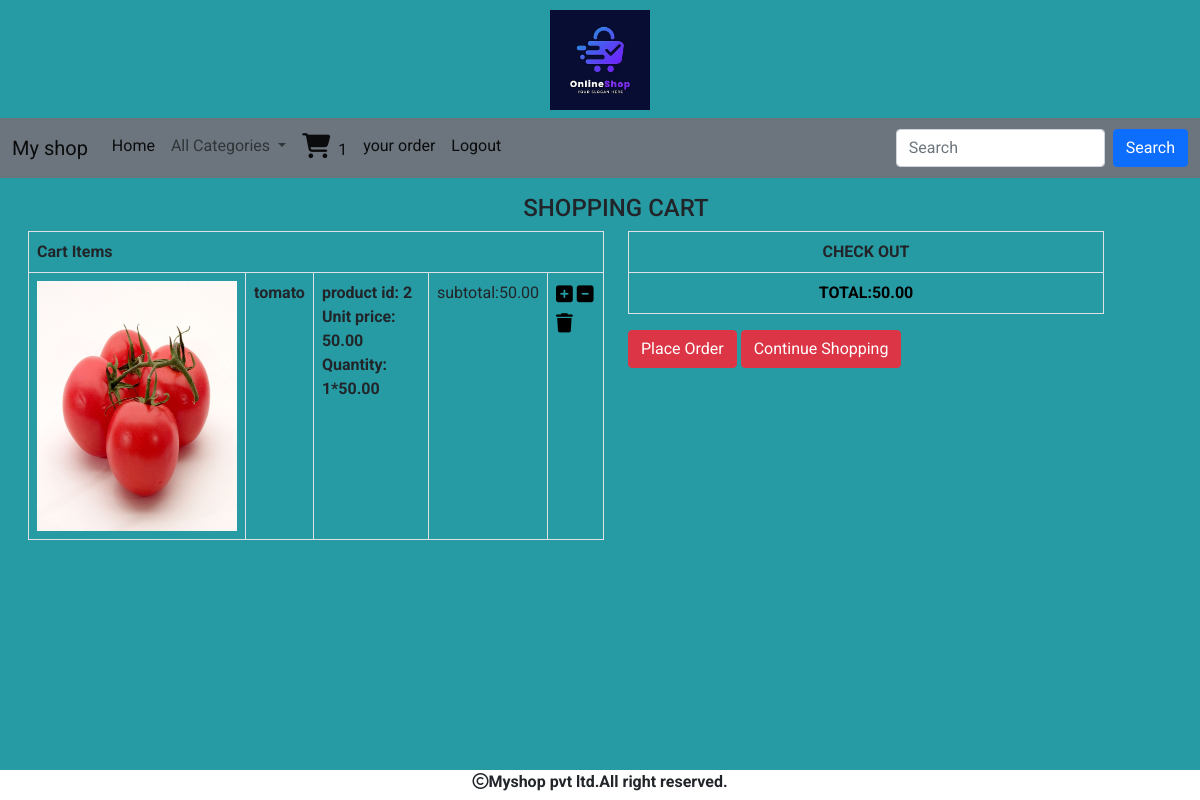
The page /cartview (signed in) on the database its author committed.
### cart/models.py (models this page shows, shortened)
class cart(models.Model):
    product=models.ForeignKey(product,on_delete= models.CASCADE)
    user=models.ForeignKey(User,on_delete=models.CASCADE)
    quantity=models.IntegerField()
    date_added=models.DateTimeField(auto_now_add=True)
    def subtotal(self):
        return self.quantity*self.product.price

### shop/models.py (models this page shows, shortened)
class product(models.Model):
    name=models.CharField(max_length=200)
    desc=models.TextField()
    image=models.ImageField(upload_to='shop/products', blank=True, null=True)
    price=models.DecimalField(max_digits=10,decimal_places=2)
    category=models.ForeignKey(category,on_delete=models.CASCADE)
    stock=models.IntegerField()
    available=models.BooleanField(default=True)
    created=models.DateTimeField(auto_now_add=True)
    updated=models.DateTimeField(auto_now=True)

### cart/views.py (the view)
# urls.py: path('cartview',views.cartview,name="cartview"),
def cartview(request):
    total=0
    u=request.user
    try:
        car=cart.objects.filter(user=u)
        for i in car:
            total+=i.quantity*i.product.price
    except:
        pass
    return render(request,'cart.html',{'c':car,'total':total})

### cart/context_processors.py (called while the page is built)
def productcount(request):
    item_count=0
    if request.user.is_authenticated:
        u=request.user
        try:
            car=cart.objects.filter(user=u)
            for i in car:
                item_count=item_count+i.quantity
        except:
            item_count=0
    return {'count':item_count}

### shop/context_processors.py (called while the page is built)
def menu_links(request):
    c=category.objects.all()
    return {'links':c}

### templates/cart.html
<!DOCTYPE html>
{% extends 'base.html' %}
{% load static %}
{% block content %}
{% if not c %}
<div>
    <h3 class="text-center">Cart is empty</h3>
    <h5 class="text-center text-success"><a href="{% url 'shop:allcate' %}">Continue Shopping....</a> </h5>
</div>
{% else %}
<div class="container-fluid m-3">
<div class="row">
    <h4 class="text-center">SHOPPING CART</h4>
    <div class="col-sm-6">
        <table class="table table-bordered">
            <tr><th colspan="5"> Cart Items</th></tr>
            {% for i in c %}
            <tr>
                <td><img src="{{i.product.image.url}}" height="250px" width="200px"></td>
                <td><b>{{i.product.name}}</b></td>
                <td><b>product id: {{i.product.id}}</b><br>
                    <b>Unit price: {{i.product.price}}</b><br>
                    <b>Quantity: {{i.quantity}}*{{i.product.price}}</b></td>
                <td>subtotal:{{i.subtotal}}</td>
                <td>
                    {% if i.quantity < i.product.stock %}
                    <a href="{% url 'cart:addtocart' i.product.name %}" style="color: black; font-size: 1.2em;"><i class="fa-solid fa-square-plus"></i></a>
                    <a href="{% url 'cart:minus' i.product.name %}" style="color: black; font-size: 1.2em;"><i class="fa-sharp fa-solid fa-square-minus"></i></a>
                    <a href="{% url 'cart:delete' i.product.name %}" style="color: black; font-size: 1.2em;"><i class="fa-solid fa-trash"></i></a>
                    {% else %}
                     <a href="{% url 'cart:minus' i.product.name %}" style="color: black; font-size: 1.2em;"><i class="fa-sharp fa-solid fa-square-minus"></i></a>
                    <a href="{% url 'cart:delete' i.product.name %}" style="color: black; font-size: 1.2em;"><i class="fa-solid fa-trash"></i></a>
                    </td>
                {% endif %}
            </tr>
            {% endfor %}
        </table></div>
    <div class="col-sm-5">
        <table class="table table-bordered">
           <tr> <th colspan="5" style="text-align: center;"> CHECK OUT</th></tr>
            <tr><td style="font-weight: bold; color: black;text-align: center; font-size: 16px;">TOTAL:{{total}} </td></tr>
        </table>
        <a href="{% url 'cart:orderform' %}" class="btn btn-danger">Place Order</a>
         <a href="" class="btn btn-danger">Continue Shopping</a>
    </div>
</div>
</div>
{% endif %}
{% endblock %}

### static/css/style.css (style rules this page uses)
body { background-color:#269ba3; font-family: 'Roboto', sans-serif; }

### rows shown on the page
cart: product.image (picture), product.name "tomato", product.id "2", product.price "50.00", quantity "1", subtotal "50.00"

### other values the page prints
{{ count }} "1"
{{ total }} "50.00"
